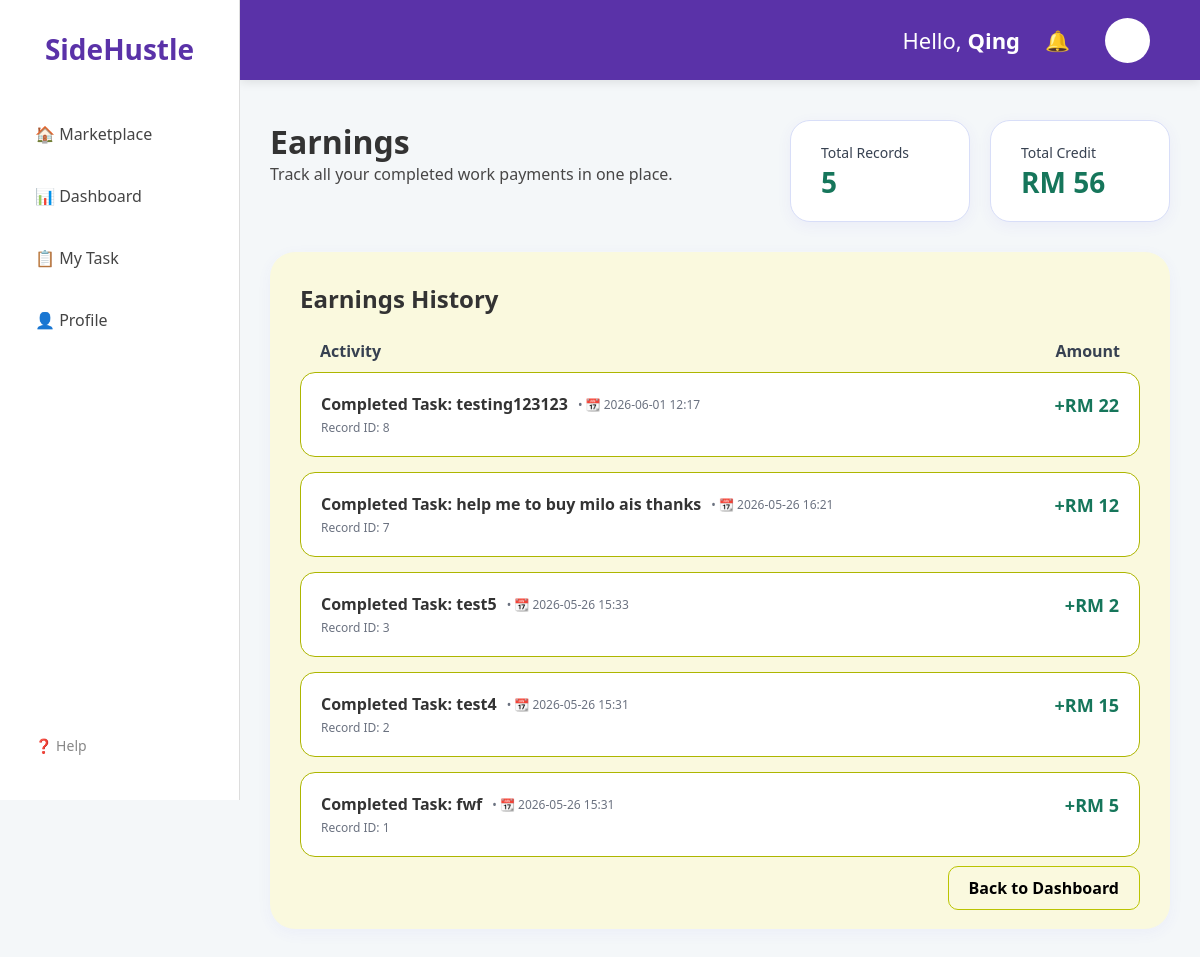
Page /earnings (signed in) on the committed database.
### app.py (models this page shows, shortened)
class User(db.Model):
    id = db.Column(db.Integer, primary_key=True)
    email = db.Column(db.String(150), unique=True, nullable=False)
    username = db.Column(db.String(150), unique=True, nullable=False)
    password = db.Column(db.String(150), nullable=False)
    security_question = db.Column(db.String(200), nullable=False)
    security_answer = db.Column(db.String(200), nullable=False)
    skills = db.Column(db.Text, default="No skills listed")
    is_admin = db.Column(db.Boolean, default=False)
    credit = db.Column(db.Float, default=0.0)
    total_rating = db.Column(db.Float, default=5.0)
    review_count = db.Column(db.Integer, default=1)
    tasks_completed = db.Column(db.Integer, default=0)

class Earning(db.Model):
    id = db.Column(db.Integer, primary_key=True)
    user_id = db.Column(db.Integer, db.ForeignKey('user.id'))
    activity = db.Column(db.String(150), nullable=False)
    amount = db.Column(db.Float, nullable=False)
    timestamp = db.Column(db.DateTime, default=db.func.now())

### app.py (the view)
@app.route('/earnings')
def earnings():
    if 'user_id' not in session:
        return redirect(url_for('login'))
    user = db.session.get(User, session['user_id'])
    earnings_list = Earning.query.filter_by(user_id=user.id).order_by(Earning.timestamp.desc()).all()
    return render_template('earnings.html', earnings_list=earnings_list, total_credit=user.credit)

### app.py (called while the page is built)
@app.template_filter('money_amount')
def money_amount(value):
    amount = round(float(value or 0), 2)
    if amount.is_integer():
        return f"{amount:,.0f}"
    return f"{amount:,.2f}"

@app.context_processor
def inject_notifications():
    if 'user_id' in session:
        current_user = User.query.get(session['user_id'])
        if current_user:
            user_notifications = Notification.query.filter_by(
                user_id=current_user.id
            ).order_by(Notification.id.desc()).limit(5).all()
            return dict(notifications=user_notifications)
        else:
            session.pop('user_id', None)
    return dict(notifications=[])

@app.context_processor
def inject_notifications():
    if 'user_id' in session:
        current_user = User.query.get(session['user_id'])
        if current_user:
            user_notifications = Notification.query.filter_by(user_id=current_user.id).order_by(Notification.id.desc()).limit(5).all()
            return dict(notifications=user_notifications)
        else:
            session.pop('user_id', None)
    return dict(notifications=[])

### templates/earnings.html (shortened to what this page needs)
<!DOCTYPE html>
<html lang="en">
<head>
   <link rel="stylesheet" href="{{ url_for('static', filename='style.css') }}">
<link rel="stylesheet" href="{{ url_for('static', filename='dashboard.css') }}">
</head>
<body>
    <div class="main-layout">
        <aside class="sidebar">
            <div class="logo">SideHustle</div>
            <div class="sidebar-menu">
                <a href="{{ url_for('marketplace') }}">🏠 Marketplace</a>
                <a href="{{ url_for('dashboard') }}">📊 Dashboard</a>
                <a href="/my_task" style="position: relative;">
                        📋 My Task
                    </a>
                <a href="#">👤 Profile</a>
            </div>
            <div class="help-link">❓ Help</div>
        </aside>
        <div class="content-wrapper">
            <header class="top-nav">
                <div class="nav-icons">
                    <span class="welcome-text">Hello, <strong>{{ username if username else 'Qing' }}</strong></span>
                    <span class="bell-icon" style="color: white; font-size: 20px; margin-right: 10px;">🔔</span>
                    <div class="profile-circle"></div>
                </div>
            </header>
            <main class="main-content">
                <div class="earnings-header">
                    <div class="title-section">
                        <h1 style="font-size: 32px; font-weight: 800;">Earnings</h1>
                        <p style="color: #474646;">Track all your completed work payments in one place.</p>
                    </div>
                    <div class="earnings-summary-row">
                        <div class="summary-card-small">
                            <span style="color: #374151; font-size: 14px;">Total Records</span>
                            <h2 style="font-size: 28px; color: #16765b;">{{ earnings_list|length }}</h2>
                        </div>
                        <div class="summary-card-small">
                            <span style="color: #374151; font-size: 14px;">Total Credit</span>
                            <h2 style="font-size: 28px; color:#16765b;">RM {{ total_credit|money_amount }}</h2>
                        </div>
                    </div>
                </div>
                <div class="history-card">
                    <div style="display: flex; justify-content: space-between; align-items: center; margin-bottom: 25px;">
                        <h2 style="font-size: 24px;">Earnings History</h2>
                    </div>
                    <div style="display: flex; justify-content: space-between; font-weight: bold; padding: 0 20px 10px; color: #374151;">
                        <span>Activity</span>
                        <span>Amount</span>
                    </div>
                    <div class="history-list">
                        {% for earning in earnings_list %}
                        <div class="history-item">
                            <div>
                                <div style="display: flex; align-items: center; gap: 10px;">
                                    <div style="font-weight: 600;">{{ earning.activity }}</div>
                                    {% if earning.timestamp %}
                                    <span style="font-size: 12px; color: #6b7280; font-weight: normal;">
                                        • 📆 {{ earning.timestamp.strftime('%Y-%m-%d %H:%M') }}
                                    </span>
                                    {% endif %}
                                </div>
                                <div style="font-size: 12px; color: #6b7280; margin-top: 4px;">Record ID: {{ earning.id }}</div>
                            </div>
                            <div class="amount-text">+RM {{ earning.amount|money_amount }}</div>
                        </div>
                        {% endfor %}
                    </div>
                    <div style="text-align: right; margin-top: 20px;">
                        <a href="{{ url_for('dashboard') }}" style="text-decoration: none; color: #000000; font-weight: bold; border: 1px solid #bac400; padding: 10px 20px; border-radius: 10px;">Back to Dashboard</a>
                    </div>
                </div>
            </main>
        </div>
    </div>
</body>
</html>

### static/style.css (style rules this page uses)
* { box-sizing: border-box; margin: 0; padding: 0; }
body { font-family: 'Segoe UI', Roboto, Helvetica, Arial, sans-serif; background-color: #f7f6fa; color: #2d263b; overflow-x: hidden; }
.main-layout { display: flex; }
.sidebar { width: 240px; height: 100vh; background: white; border-right: 1px solid #ddd; position: fixed; top: 0; left: 0; display: flex; flex-direction: column; justify-content: space-between; padding: 30px 20px; z-index: 3000; }
.sidebar-menu a { display: block; padding: 15px; text-decoration: none; color: #444; font-weight: 500; border-radius: 12px; margin-bottom: 10px; transition: 0.3s; }
.top-nav { position: fixed; top: 0; left: 240px; right: 0; height: 80px; background-color: #5a32a8; display: flex; justify-content: flex-end; align-items: center; padding: 0 50px; z-index: 2000; box-shadow: 0 2px 10px rgba(0,0,0,0.1); }
.nav-icons { display: flex; align-items: center; gap: 25px; color: white; font-size: 22px; }
.profile-circle { width: 45px; height: 45px; background: white; border-radius: 50%; border: 2px solid rgba(255,255,255,0.3); cursor: pointer; }

### static/dashboard.css (style rules this page uses)
* { box-sizing: border-box; margin: 0; padding: 0; }
body { font-family: 'Segoe UI', Roboto, Helvetica, Arial, sans-serif; background-color: #f4f7f9; color: #333; overflow-y: auto; overflow-x: hidden; }
.sidebar { width: 240px; height: 100vh; background: white; border-right: 1px solid #ddd; position: fixed; top: 0; left: 0; display: flex; flex-direction: column; justify-content: space-between; padding: 30px 20px; z-index: 3000; }
.sidebar .logo { color: #5a32a8; font-size: 28px; margin-bottom: 40px; text-align: center; font-weight: bold; }
.sidebar-menu a { display: block; padding: 15px; text-decoration: none; color: #444; font-weight: 500; border-radius: 12px; margin-bottom: 10px; transition: 0.3s; }
.top-nav { position: fixed; top: 0; left: 240px; right: 0; height: 80px; background-color: #5a32a8; display: flex; justify-content: flex-end; align-items: center; padding: 0 50px; z-index: 2000; box-shadow: 0 2px 10px rgba(0,0,0,0.1); }
.content-wrapper { margin-left: 240px; margin-top: 80px; padding: 40px 30px; width: calc(100% - 240px); box-sizing: border-box; min-height: calc(100vh - 80px); }
.help-link { margin-top: auto; padding: 15px; color: #888; cursor: pointer; font-size: 14px; }

### templates/earnings.html (style rules this page uses)
.earnings-header { display: flex; justify-content: space-between; align-items: flex-start; margin-bottom: 30px; }
.earnings-summary-row { display: flex; gap: 20px; }
.summary-card-small { background: #ffffff; border-radius: 20px; padding: 20px 30px; box-shadow: 0 4px 15px rgba(79, 70, 229, 0.06); min-width: 180px; border: 1px solid #d8def8; }
.history-card { background: #faf9de; border-radius: 25px; padding: 30px; box-shadow: 0 4px 15px rgba(79, 70, 229, 0.05); }
.history-item { display: flex; justify-content: space-between; padding: 20px; background: #ffffff; border-radius: 15px; margin-bottom: 15px; border: 1px solid #adb600; }
.amount-text { font-weight: bold; color: #16765b; font-size: 18px; }

### rows in the picture
User: credit "56"
Earning: activity "Completed Task: testing123123", timestamp "2026-06-01 12:17", id "8", amount "22"
Earning: activity "Completed Task: help me to buy milo ais thanks", timestamp "2026-05-26 16:21", id "7", amount "12"
Earning: activity "Completed Task: test5", timestamp "2026-05-26 15:33", id "3", amount "2"
Earning: activity "Completed Task: test4", timestamp "2026-05-26 15:31", id "2", amount "15"
Earning: activity "Completed Task: fwf", timestamp "2026-05-26 15:31", id "1", amount "5"

### other values in the picture
{{ username if username else 'Qing' }} "Qing"
{{ earnings_list|length }} "5"
